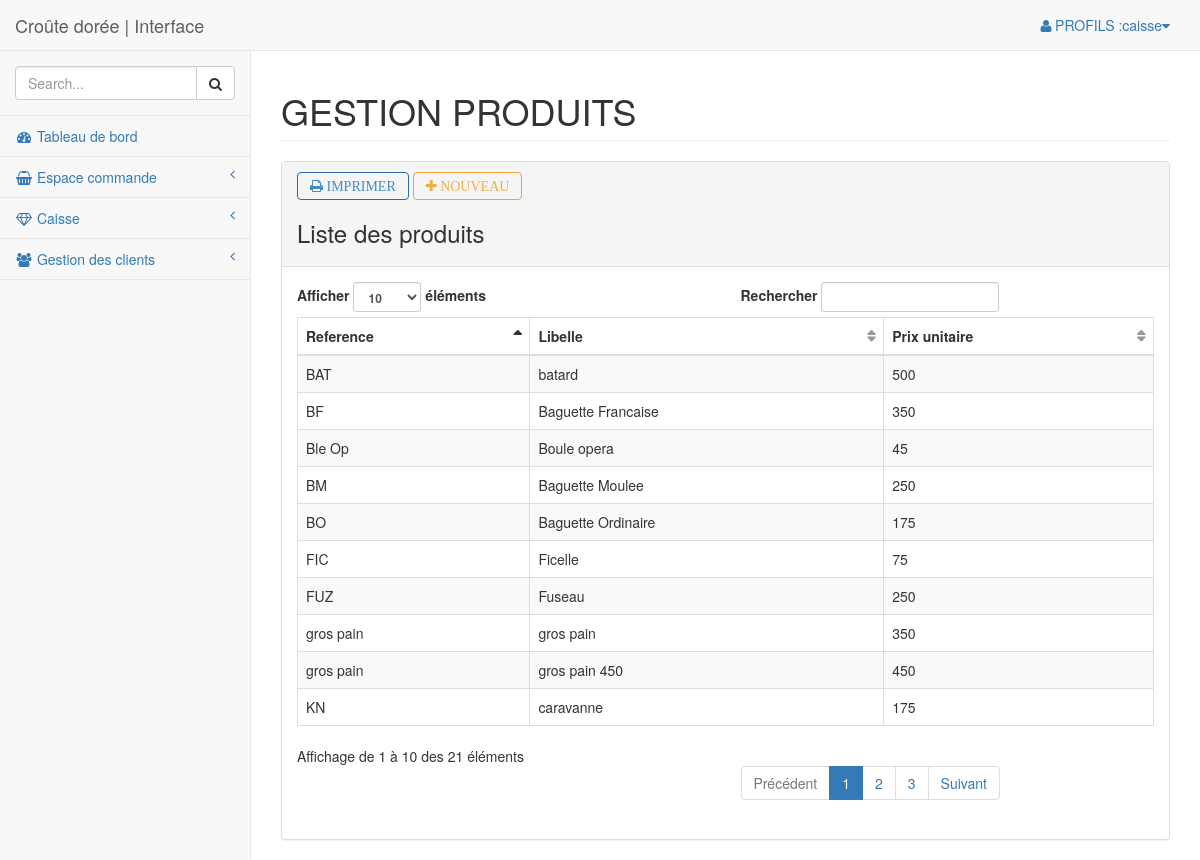
Screenshot of /index.php?page=list_produit (signed in) with the database file from the repository.
### tables this page shows
CREATE TABLE IF NOT EXISTS `pains` (
  `CODE_PAIN` int(11) NOT NULL AUTO_INCREMENT,
  `REFERENCE` char(10) DEFAULT NULL,
  `LIBELLE` varchar(25) DEFAULT NULL,
  `PRIX_UNIT` float(5,0) DEFAULT NULL,
  `NBRE_BY_SAC` int(11) NOT NULL,
  `SUPPRIME` tinyint(1) DEFAULT '0',
  PRIMARY KEY (`CODE_PAIN`)
);

### controleurs/list_produit.php (called while the page is built)
<?php
require_once("pages/administration/Produit/list_produit.php");

### pages/administration/Produit/list_produit.php (the view, shortened to what this page needs)
<?php
    global $bdd;
    $produit = $bdd->prepare('SELECT CODE_PAIN, REFERENCE, LIBELLE, PRIX_UNIT FROM pains');
    $produit->execute();
    $data=$produit->fetchAll();
?>
            <div class="row">
                <div class="col-lg-12">
                    <h1 class="page-header">GESTION PRODUITS</h1>
                </div>
            </div>
            <div class="row">
                <div class="col-lg-12">
                    <div class="panel panel-default">
                        <div class="panel-heading">
                            <a class="btn btn-outline btn-primary fa fa-print" href="#"> IMPRIMER</a>
                            <a class="btn btn-outline btn-warning fa fa-plus" href="?page=produit"> NOUVEAU</a>
                            <B>  <h3>  Liste des produits </h3></B>
                        </div>
                        <div class="panel-body">
                            <table width="100%" class="table table-striped table-bordered table-hover" id="dataTables-example2">
                                <thead>
                                    <tr>
                                        <th>Reference</th>
                                        <th>Libelle</th>
                                        <th>Prix unitaire</th>
                                    </tr>
                                <tbody>
                               <?php foreach ($data as $d){?>
                                    <tr class="odd gradeX">
                                        <td><?php echo $d->REFERENCE; ?></td>
                                        <td><?php echo $d->LIBELLE; ?></td>
                                        <td class="center"><?php echo $d->PRIX_UNIT; ?></td>
                                    </tr>
                                <?php } ?>
                                </tbody>
                            </table>
                        </div>
                    </div>
                </div>
            </div>

### rows the page displays
pains: REFERENCE "KN", LIBELLE "caravanne", PRIX_UNIT "175"
pains: REFERENCE "FIC", LIBELLE "Ficelle", PRIX_UNIT "75"
pains: REFERENCE "BAT", LIBELLE "batard", PRIX_UNIT "500"
pains: REFERENCE "BF", LIBELLE "Baguette Francaise", PRIX_UNIT "350"
pains: REFERENCE "BM", LIBELLE "Baguette Moulee", PRIX_UNIT "250"
pains: REFERENCE "BO", LIBELLE "Baguette Ordinaire", PRIX_UNIT "175"
pains: REFERENCE "FUZ", LIBELLE "Fuseau", PRIX_UNIT "250"
pains: REFERENCE "Ble Op", LIBELLE "Boule opera", PRIX_UNIT "45"
pains: REFERENCE "gros pain", LIBELLE "gros pain", PRIX_UNIT "350"
pains: REFERENCE "gros pain", LIBELLE "gros pain 450", PRIX_UNIT "450"

### other values shown
$_SESSION['Auth']->login "caisse"
